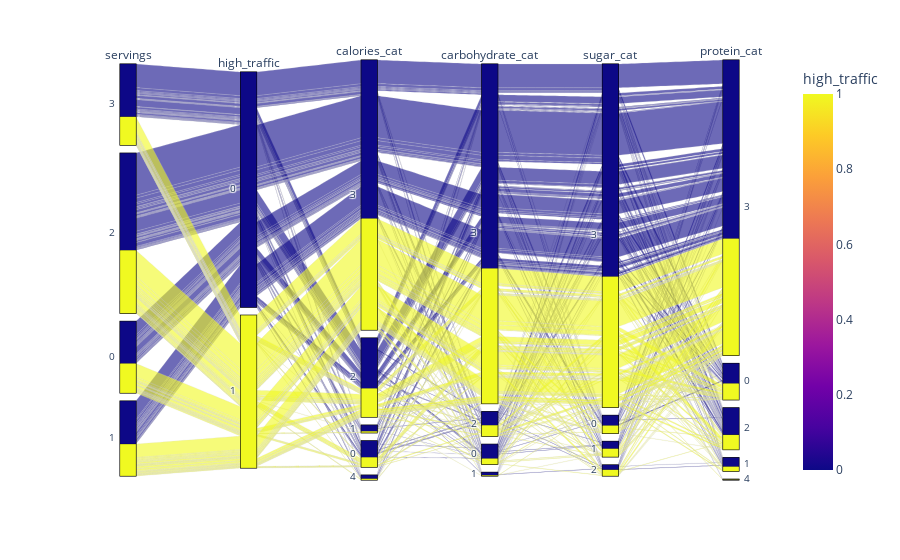

Write notebook code for a chart like this one.
### Markdown cell above
PCP for categorical features "interactive"

### Code cell
fig2 = px.parallel_categories(recipe.drop(columns=['recipe', 'calories', 'carbohydrate', 'sugar', 'protein', 'category']), color='high_traffic')
fig2.show()

### Figure 1 — Plotly figure (JSON) as saved in the notebook; plotly's stock layout.template omitted (floating-point values rounded to 4 significant figures; data arrays with more than 128 entries replaced by an {"elided": "..."} marker saying what was removed)
{"data": [{"dimensions": [{"label": "servings", "values": {"elided": "947 int values"}}, {"label": "high_traffic", "values": {"elided": "947 int values"}}, {"label": "calories_cat", "values": {"elided": "947 int values"}}, {"label": "carbohydrate_cat", "values": {"elided": "947 int values"}}, {"label": "sugar_cat", "values": {"elided": "947 int values"}}, {"label": "protein_cat", "values": {"elided": "947 int values"}}], "domain": {"x": [0, 1], "y": [0, 1]}, "line": {"color": {"elided": "947 int values"}, "coloraxis": "coloraxis"}, "name": "", "type": "parcats"}], "layout": {"coloraxis": {"colorbar": {"title": {"text": "high_traffic"}}, "colorscale": [[0, "#0d0887"], [0.1111, "#46039f"], [0.2222, "#7201a8"], [0.3333, "#9c179e"], [0.4444, "#bd3786"], [0.5556, "#d8576b"], [0.6667, "#ed7953"], [0.7778, "#fb9f3a"], [0.8889, "#fdca26"], [1, "#f0f921"]]}, "legend": {"tracegroupgap": 0}, "margin": {"t": 60}}}
